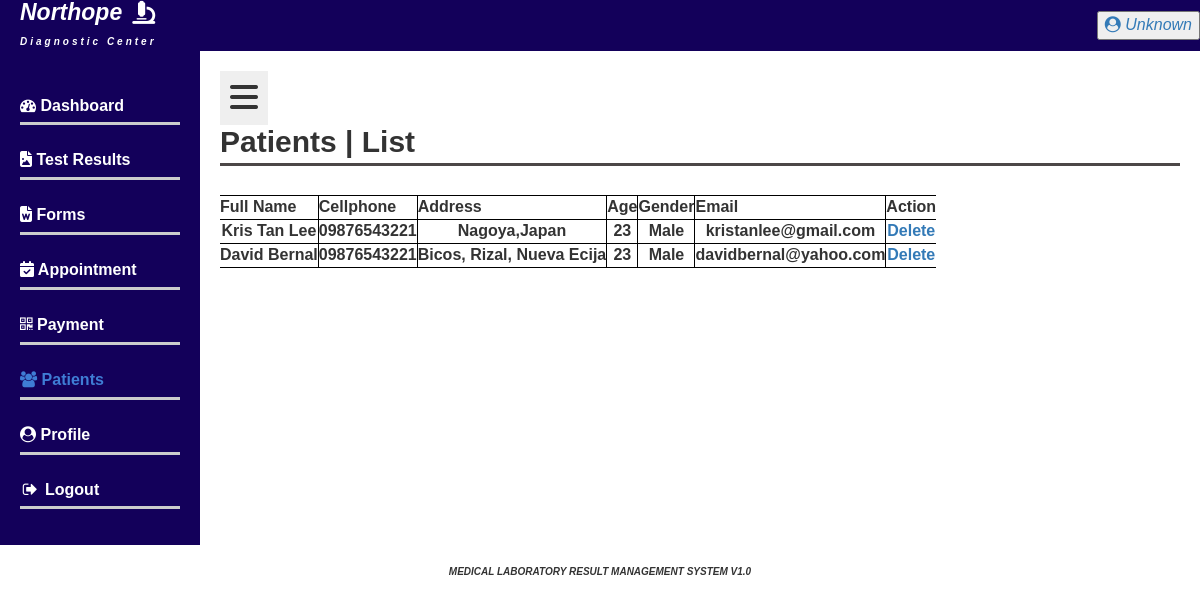
The page /admin/patient.php on the database its author committed.
### tables this page shows
CREATE TABLE `patients` (
  `id` int(11) NOT NULL,
  `first_name` varchar(50) NOT NULL,
  `middle_name` varchar(50) DEFAULT NULL,
  `last_name` varchar(50) NOT NULL,
  `cellphone` varchar(20) NOT NULL,
  `address` varchar(100) NOT NULL,
  `age` int(3) NOT NULL,
  `gender` enum('Male','Female') NOT NULL,
  `email` varchar(100) NOT NULL,
  `password` varchar(100) NOT NULL
);

### admin/patient.php (the view, shortened to what this page needs)
<?php
include('./include/header.php');?>
<div class="wrapper">
  <div class="sidebar">
    <ul>
      <li><a href="dashboard.php"><i class="fa fa-tachometer" aria-hidden="true"></i> Dashboard</a></li>
      <li><a href="test_results.php"><i class="fas fa-file-image-o"></i> Test Results</a></li>
      <li><a href="form.php"><i class="fas fa-file-word-o"></i> Forms</a></li>
      <li><a href="appointment.php"><i class="fas fa-calendar-check"></i> Appointment</a></li>
      <li><a href="payment.php"><i class="fa fa-qrcode"></i> Payment</a></li>
      <li><a href="patient.php" class="active"><i class="fa fa-users"></i> Patients</a></li>
      <li><a href="admin_profile.php"><i class="fa fa-user-circle"></i> Profile</a></li>
      <li><a href="../admin/admin_log.php"><i class="fa fa-sign-out fa-fw"></i> Logout</a></li>
    </ul>
  </div>
  <div class="content">
    <button class="toggle-sidebar-btn"> <i class="fas fa-bars fa-2x"></i></button>
    <h2>Patients | List </h2>
    <div class="dashboard-section">
      <div class="table-wrapper">
        <table class="responsive-table">
          <thead>
            <tr>
              <th>Full Name</th>
              <th>Cellphone</th>
              <th>Address</th>
              <th>Age</th>
              <th>Gender</th>
              <th>Email</th>
              <th>Action</th>
            </tr>
          </thead>
          <tbody>
            <?php
            $conn = new mysqli($servername, $username, $password, $dbname);
            $sql = "SELECT *, CONCAT_WS(' ', first_name, IFNULL(middle_name, ''), last_name) AS full_name FROM patients";
            $result = $conn->query($sql);
            if ($result->num_rows > 0) {
              while ($row = $result->fetch_assoc()) {
                echo "<tr>";
                echo "<td>" . $row['full_name'] . "</td>";
                echo "<td>" . $row['cellphone'] . "</td>";
                echo "<td>" . $row['address'] . "</td>";
                echo "<td>" . $row['age'] . "</td>";
                echo "<td>" . $row['gender'] . "</td>";
                echo "<td>" . $row['email'] . "</td>";
                echo "<td><a href=\"patient.php?id=" . $row['id'] . "\">Delete</a></td>";
                echo "</tr>";
              }
            } else {
              echo "No patients found.";
            }
            ?>
          </tbody>
        </table>
      </div>
    </div>
  </div>
</div>
</body>
<?php include('./include/footer.php') ?>
</html>

### admin/style.css (style rules this page uses)
body { font-family: Arial, sans-serif; background-color: #f5f5f5; margin: 0; padding: 0; }
.sidebar { background-color: #13005A; width: 200px; padding: 20px; }
.sidebar ul { list-style-type: none; padding: 0px; }
.sidebar li { margin-bottom: 10%; border-bottom: 3px solid #ccc; padding-bottom: 5px; margin-top: 10%; padding-top: 5%; }
.sidebar a { text-decoration: none; color: #fff; font-weight: bold; }
.sidebar a.active { color: #3f7dd5; }
.toggle-sidebar-btn { border: none; color: #333; padding: 10px; }
.wrapper { display: flex; min-height: 100%; position: relative; }
.content { flex-grow: 1; padding: 20px; }
.content h2 { margin-bottom: 3%; border-bottom: 3px solid #4c4747; padding-bottom: 5px; }
.dashboard-section { display: inline-block; justify-content: flex-end; }
table { border-collapse: collapse; width: 100%; }
th, td { border: 1px solid black; padding: 8px; text-align: center; font-weight: bold; }
th:first-child, td:first-child { border-left: none; }
th:last-child, td:last-child { border-right: none; }

### css/chocolat.css (style rules this page uses)
body { margin:0; padding:0; }

### css/easy-responsive-tabs.css (style rules this page uses)
body { margin: 0px; padding: 0px; background: #f5f5f5; font-weight: 500; }

### css/style.css (style rules this page uses)
html, body { margin:0; font-size: 100%; font-family: Verdana, sans-serif; background: #fff; }
body a { text-decoration:none; transition:0.5s all; -webkit-transition:0.5s all; -moz-transition:0.5s all; -o-transition:0.5s all; -ms-transition:0.5s all; }
h1,h2,h3,h4,h5,h6 { margin:0; font-family: 'Verdana', sans-serif; font-weight: 600; }
ul { margin:0; padding:0; }

### rows shown on the page
patients: full_name "Kris Tan Lee", cellphone "09876543221", address "Nagoya,Japan", age "23", gender "Male", email "kristanlee@gmail.com"
patients: full_name "David Bernal", cellphone "09876543221", address "Bicos, Rizal, Nueva Ecija", age "23", gender "Male", email "davidbernal@yahoo.com"

### other values the page prints
$first_name "Unknown"
